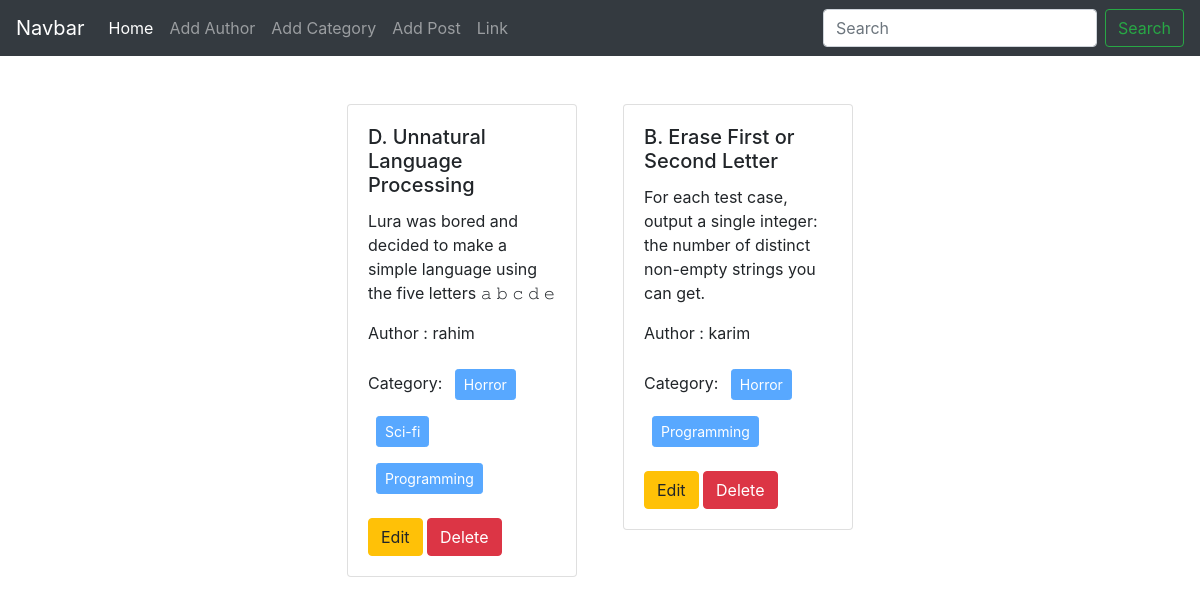
The page / on the database its author committed.
### posts/models.py (models this page shows)
class Post(models.Model):
    title= models.CharField(max_length=50)
    content= models.TextField()
    category = models.ManyToManyField(Category) #ek post multiple categoryte and ek category te multiple post thakte pare
    author = models.ForeignKey(Author, on_delete= models.CASCADE) # many to one e foreign key use hoy
    def __str__(self):
        return self.title

### author/models.py (models this page shows, shortened)
class Author(models.Model):
    name=models.CharField(max_length=100)
    bio= models.TextField()
    phone_no=models.CharField(max_length=12)

### categories/models.py (models this page shows, shortened)
class Category(models.Model):
    name=models.CharField(max_length=100)

### blog_project/views.py (the view)
# urls.py: 2. Add a URL to urlpatterns:  path('', views.home, name='home')
def home(request):
    data = Post.objects.all()
    print(data)
    return render(request,'home.html',{'data': data})

### templates/home.html
{% extends 'base.html' %}
{% block content %}
<div class="d-flex flex-wrap justify-content-center px-5 pt-5">
    {% for post in data %}
    <div class="col-sm-3">
        <div class="card mx-2">
          <div class="card-body">
            <h5 class="card-title">{{post.title}}</h5>
            <p class="card-text">{{post.content}}</p>
            <p>Author : {{post.author.name}}</p>
            <p>Category:
                {% for cat in post.category.all %}
                <button class="btn btn-primary btn-sm m-2" disabled>{{cat.name}}</button>
                {% endfor %}
            </p>
            <a href="{% url 'edit_post' post.id %}" class="btn btn-warning">Edit</a>
            <a href="{% url 'delete_post' post.id %}" class="btn btn-danger">Delete</a>
          </div>
        </div>
      </div>
    {% endfor %}
  </div>
{% endblock %}

### templates/base.html (shortened to what this page needs)
<!doctype html>
<html lang="en">
  <head>
    <link rel="stylesheet" href="https://cdn.jsdelivr.net/npm/bootstrap@4.4.1/dist/css/bootstrap.min.css">
  </head>
  <body>
    <nav class="navbar navbar-expand-lg navbar-dark bg-dark">
        <a class="navbar-brand" href="#">Navbar</a>
        <div class="collapse navbar-collapse" id="navbarSupportedContent">
          <ul class="navbar-nav mr-auto">
            <li class="nav-item active">
              <a class="nav-link" href="{% url 'homepage' %}">Home <span class="sr-only">(current)</span></a>
            </li>
            <li class="nav-item">
              <a class="nav-link" href="{% url 'add_author' %}">Add Author</a>
            </li>
            <li class="nav-item">
              <a class="nav-link" href="{% url 'add_category' %}">Add Category</a>
            </li>
            <li class="nav-item">
              <a class="nav-link" href="{% url 'add_post' %}">Add Post</a>
            </li>
            <li class="nav-item">
              <a class="nav-link" href="#">Link</a>
            </li>
          </ul>
          <form class="form-inline my-2 my-lg-0">
            <input class="form-control mr-sm-2" type="search" placeholder="Search" aria-label="Search">
            <button class="btn btn-outline-success my-2 my-sm-0" type="submit">Search</button>
          </form>
        </div>
      </nav>
   {% block content %}
   {% endblock %}
  </body>
</html>

### rows shown on the page
Post: title "D. Unnatural Language Processing", content "Lura was bored and decided to make a simple language using the five letters 𝚊 𝚋 𝚌 𝚍 𝚎", author.name "rahim"
Category: name "Horror"
Category: name "Sci-fi"
Category: name "Programming"
Post: title "B. Erase First or Second Letter", content "For each test case, output a single integer: the number of distinct non-empty strings you can get.", author.name "karim"
